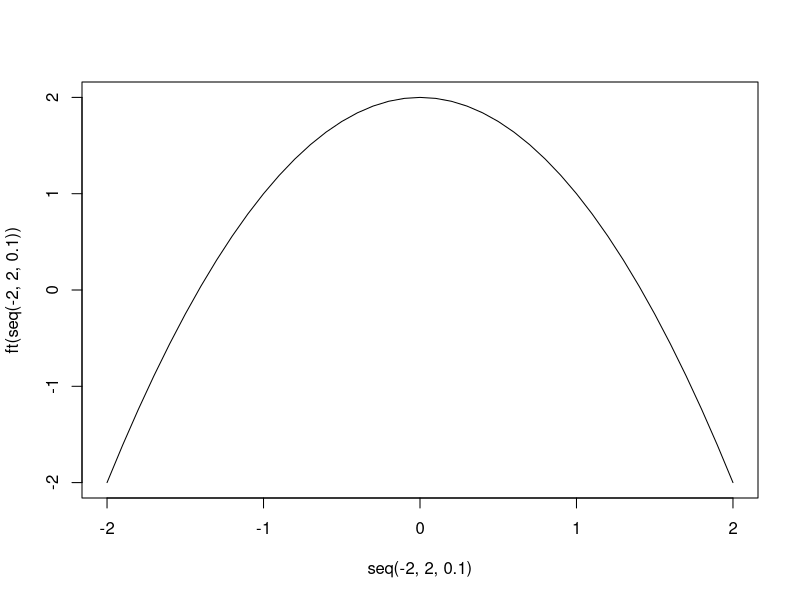

The R source for this figure:
# acceptance - rejection method
#-------------------------------
# estimate from beta distribution
examp_opt<-function(){
  ft<-function(x)-x^2+2
  plot(seq(-2,2,0.1),ft(seq(-2,2,0.1)),type="l")
  optimize(f=function(x){-x^2+2},interval=c(-2,2),maximum=T)
}
examp_opt()
M<-optimize(f=function(x){dbeta(x,2.7,6.3)},interval=c(0,1),maximum=T)$objective
M
